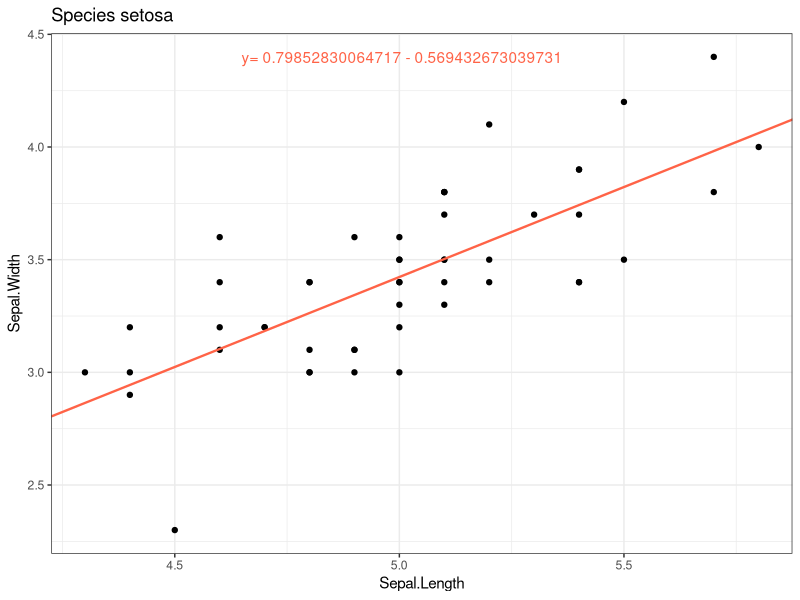
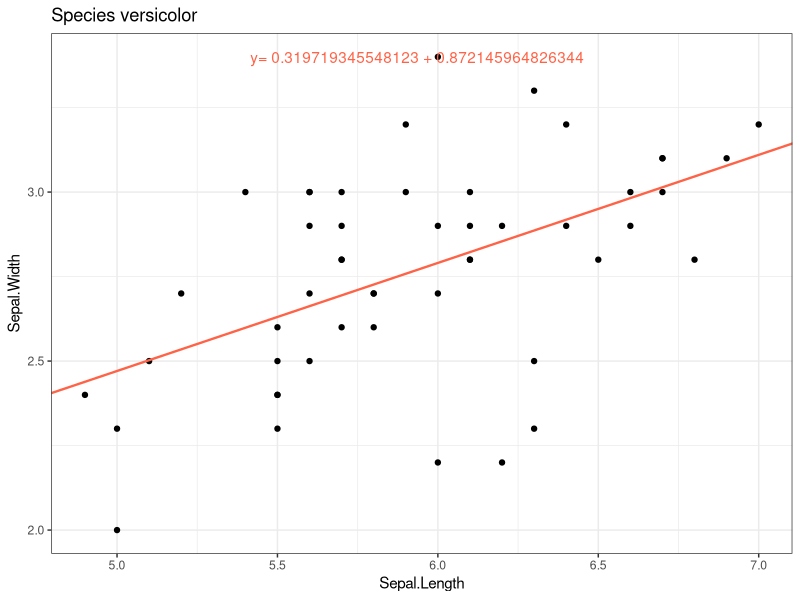
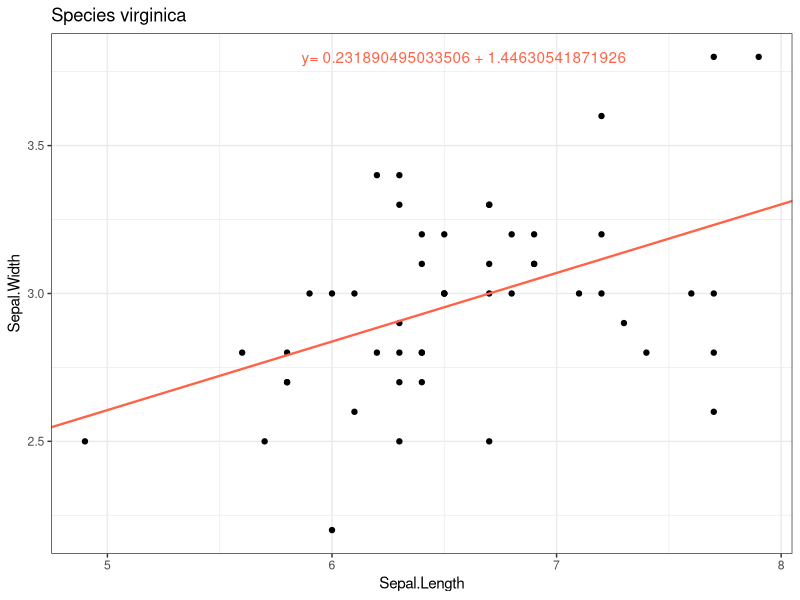
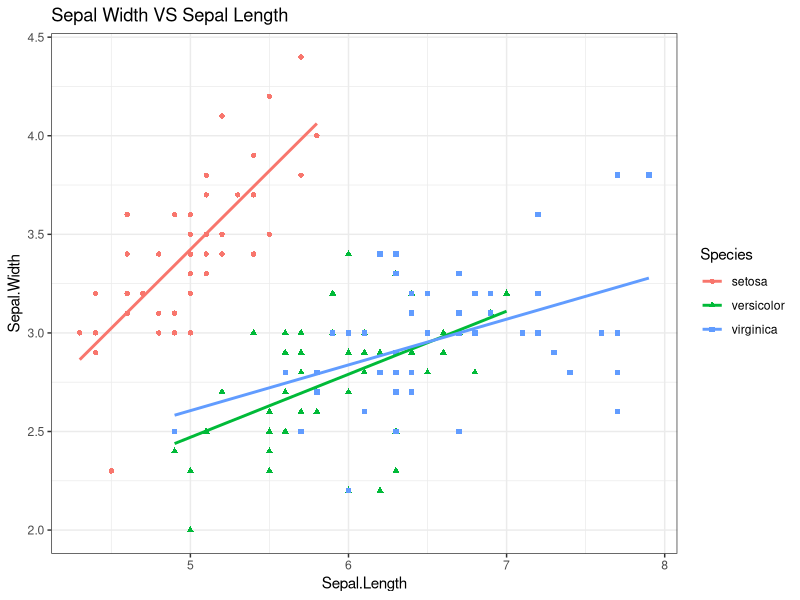

R code for these plots, in order:
## ---- chunk 1
library(tidyverse)
## ---- chunk 2
x<-runif(1,-10,10)
if(x>0){
  print(paste("La valeur",round(x,1),"est positive",sep=" "))
  }
## ---- chunk 3
x<-runif(1,-10,10)
if(x>0){
  print(paste("La valeur",round(x,1),"est positive",sep=" "))
  }else{
  print(paste("La valeur",round(x,1),"est négative",sep=" "))
    }
## ---- chunk 4
#| code-fold: true
#| code-summary: "Voir la correction"
x<-runif(1,0,10)
y<-runif(1,0,10)
if(x<y){
  z<-x+1
}else if(x>5 & y>5){
    z<-x+2
}else{
      z<-x
      } 
print(paste("x=",x,"y=",y,"z=",z))
## ---- chunk 5
n <- 100
x <- 0
for(i in 1:n){
  x <- x+i
  }
print(x)
## ---- chunk 6
n<-100
x<-0
impairs<-seq(1,n,2)
for(i in impairs){
  x<-x+i
  }
print(x)
## ---- chunk 7
#| code-fold: true
#| code-summary: "Voir la correction"
n<-10
y=x=0
for(i in 1:n){
  a<-runif(1,0,1)
  if(a>0.5){
    y<-y+1
  }else{
      x<-x+1
  }
  }
if(y>x){
  print("Gagnant")
}else{
    print("Perdant")
  }
## ---- chunk 8
i <- 1
while (i<10){
   print(i)
   i <- i+1
   }
## ---- chunk 9
#| code-fold: true
#| code-summary: "Voir la correction"
vecAlea <- sample(1:100,100,T)
## ---- chunk 10
#| code-fold: true
#| code-summary: "Voir la correction"
IND <- c()
for(i in 1:100){ 
  if(vecAlea[i]>50){
    IND <- c(IND,i)
    }
  }

IND <- which(vecAlea>50)
## ---- chunk 11
#| code-fold: true
#| code-summary: "Voir la correction"
VEC <- vecAlea[IND]
## ---- chunk 12
#| code-fold: true
#| code-summary: "Voir la correction"
M <- max(vecAlea)
n <- 0
for(i in 1:length(vecAlea)){
  if(vecAlea[i]==M){
    n <- n+1
  }
  }
length(which(vecAlea==M))
## ---- chunk 13
#| code-fold: true
#| code-summary: "Voir la correction"
VecPM5 <- c()
for(i in 1:100){
 if(i/5-floor(i/5)!=0){
   VecPM5 <- c(VecPM5,i)
 }
  }

## ---- chunk 14
perim<-function(r){
  return(2*pi*r)
}
perim(1)
## ---- chunk 15
perim<-function(r){
  if(r>0){
    return(2*pi*r)
  }else{
      return("On ne calcule le périmètre que lorsque r>0")
    }
}

perim(1)
perim(-1)
## ---- chunk 16
rectangle<-function(L,l){
  P <- 2*(L+l)
  A <- L*l
  return(list(Perim=P,Aire=A))
}
rectangle(11,10)
## Que le périmètre :
rectangle(11,10)$Perim
## ---- chunk 17
#| code-fold: true
#| code-summary: "Voir la correction"
SomEnt<-function(n){
  x <- 0
  for(i in 1:n){
    x<-x+i
  }
  return(x)
}
## ---- chunk 18
droite <- function(x,y){
  n <- length(x)
  a <- (sum(x*y)/n-mean(x)*mean(y))/(mean(x*x)-mean(x)^2)
  b <- mean(y)-a*mean(x)
  return(list(a=a,b=b))
}
## ---- chunk 19
data("iris")
levels(iris$Species)
## ---- chunk 20
for(i in 1:length(levels(iris$Species))){
  species <- levels(iris$Species)[i]
  df <- iris %>%
    filter(Species==species) %>%
    select(Sepal.Length,Sepal.Width)
  D <- droite(df$Sepal.Length,df$Sepal.Width)
  if(D$b>=0){
    print(ggplot(df)+
    aes(x=Sepal.Length,y=Sepal.Width)+
    geom_point()+
    geom_abline(slope = D$a,intercept = D$b,colour="tomato",
                linewidth=0.8)+
    theme_bw()+
    labs(title = paste("Species",species))+
      annotate(geom="text",x=mean(df$Sepal.Length),y=max(df$Sepal.Width),
               label=paste("y=",D$a,"+",D$b),colour="tomato"))
  }else{
    print(ggplot(df)+
    aes(x=Sepal.Length,y=Sepal.Width)+
    geom_point()+
    geom_abline(slope = D$a,intercept = D$b,colour="tomato",
                linewidth=0.8)+
    theme_bw()+
    labs(title = paste("Species",species))+
      annotate(geom="text",x=mean(df$Sepal.Length),y=max(df$Sepal.Width),
               label=paste("y=",D$a,"-",-D$b),colour="tomato"))
  }

}
## ---- chunk 21
ggplot(iris)+
  aes(x=Sepal.Length,y=Sepal.Width,shape=Species,color=Species)+
  geom_point()+
  geom_smooth(method="lm",se = FALSE)+
  labs(title = "Sepal Width VS Sepal Length")+
  theme_bw()
